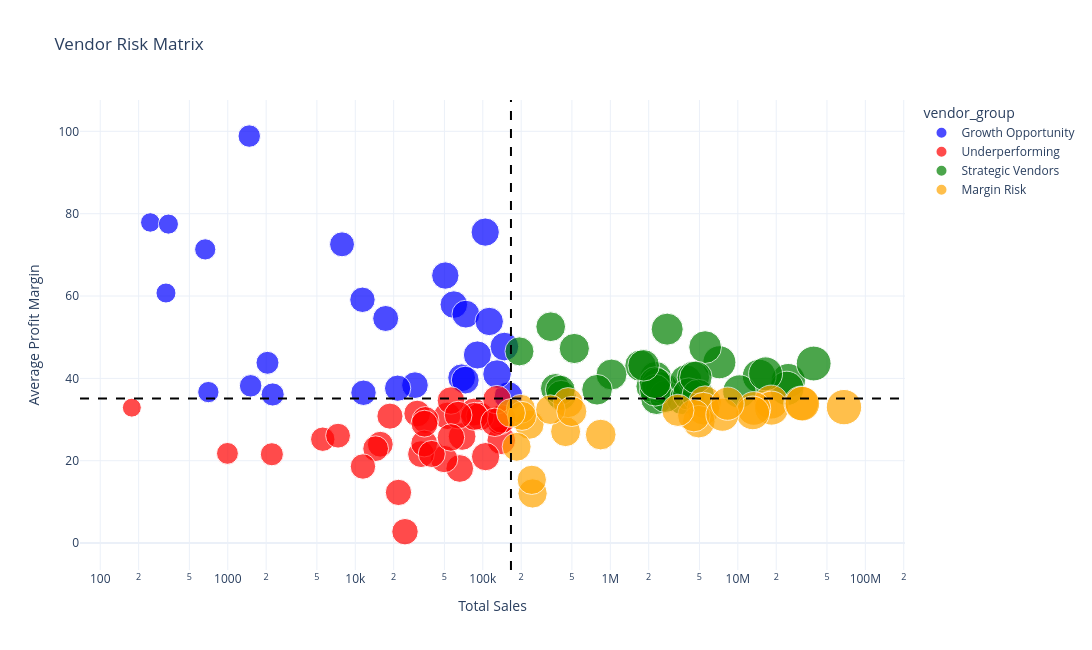

Write notebook code for a chart like this one.
### Markdown cell above
### Q. What is the distribution of vendors across strategic, risk, growth, and underperforming segments?

### Code cell
import plotly.express as px
import plotly.io as pio

pio.renderers.default = "vscode"

# vendor aggregation
vendor_perf = (
    df.groupby('vendor_name')
      .agg(
          total_sales=('total_sales_amount','sum'),
          avg_profit_margin=('profit_margin','mean')
      )
      .reset_index()
)

# thresholds
sales_threshold = vendor_perf['total_sales'].median()
margin_threshold = vendor_perf['avg_profit_margin'].median()

# classify vendors
def classify(row):
    if row['total_sales'] >= sales_threshold and row['avg_profit_margin'] >= margin_threshold:
        return "Strategic Vendors"
    elif row['total_sales'] >= sales_threshold and row['avg_profit_margin'] < margin_threshold:
        return "Margin Risk"
    elif row['total_sales'] < sales_threshold and row['avg_profit_margin'] >= margin_threshold:
        return "Growth Opportunity"
    else:
        return "Underperforming"

vendor_perf["vendor_group"] = vendor_perf.apply(classify, axis=1)

vendor_perf["size_scaled"] = np.log1p(vendor_perf["total_sales"])
# interactive scatter
fig = px.scatter(
    vendor_perf,
    x="total_sales",
    y="avg_profit_margin",
    color="vendor_group",
    hover_name="vendor_name",
    size="size_scaled",
    size_max=25,
    color_discrete_map={
        "Strategic Vendors":"green",
        "Margin Risk":"orange",
        "Growth Opportunity":"blue",
        "Underperforming":"red"
    },
    title="Vendor Risk Matrix",
    labels={
        "total_sales":"Total Sales",
        "avg_profit_margin":"Average Profit Margin"
    }
)

# quadrant lines
fig.add_vline(x=sales_threshold, line_dash="dash", line_color="black")
fig.add_hline(y=margin_threshold, line_dash="dash", line_color="black")


# improve layout
fig.update_layout(
    width=1100,
    height=650,
    template="plotly_white"
)

# log scale helps when sales are skewed
fig.update_xaxes(type="log")

fig.show()

### Figure 1 — Plotly figure (JSON) as saved in the notebook; plotly's stock layout.template omitted (floating-point values rounded to 4 significant figures)
{"data": [{"hovertemplate": "<b>%{hovertext}</b><br><br>vendor_group=Growth Opportunity<br>Total Sales=%{x}<br>Average Profit Margin=%{y}<br>size_scaled=%{marker.size}<extra></extra>", "hovertext": ["ADAMBA IMPORTS INTL INC", "ALISA CARR BEVERAGES", "AMERICAN SPIRITS EXCHANGE", "ATLANTIC IMPORTING COMPANY", "BLACK PRINCE DISTILLERY INC", "BLACK ROCK SPIRITS LLC", "CAPSTONE INTERNATIONAL", "DUGGANS DISTILLED PRODUCTS", "FANTASY FINE WINES CORP", "FLAVOR ESSENCE INC", "FORTUNE WINE BROKERS LLC", "HOOD RIVER DISTILLERS, Inc.", "IRA GOLDMAN AND WILLIAMS, LLP", "KLIN SPIRITS LLC", "MILTONS DISTRIBUTING CO", "NICHE W & S", "POVERTY LANE ORCHARDS", "R.P.IMPORTS INC", "Russian Standard Vodka", "SEA BREEZE CELLARS LLC", "SILVER MOUNTAIN CIDERS", "STAR INDUSTRIES INC.", "SURVILLE ENTERPRISES CORP", "THE PIERPONT GROUP LLC", "TY KU LLC", "VINEDREA WINES LLC"], "legendgroup": "Growth Opportunity", "marker": {"color": "blue", "size": [6.559, 11.56, 7.321, 10.99, 9.359, 7.626, 5.513, 11.98, 5.795, 7.297, 11.13, 10.29, 6.503, 11.9, 7.719, 11.42, 11.21, 10.84, 11.63, 11.77, 5.839, 8.971, 11.2, 9.759, 9.975, 9.34], "sizemode": "area", "sizeref": 0.02886, "symbol": "circle"}, "mode": "markers", "name": "Growth Opportunity", "orientation": "v", "showlegend": true, "type": "scatter", "x": [704.5, 104500.0, 1511.0, 59270.0, 11600.0, 2049.0, 246.9, 159300.0, 327.6, 1474.0, 68260.0, 29380.0, 665.8, 147700.0, 2250.0, 90720.0, 73640.0, 50810.0, 112300.0, 129300.0, 342.5, 7871.0, 72830.0, 17320.0, 21480.0, 11390.0], "xaxis": "x", "y": [36.67, 75.53, 38.19, 57.92, 36.51, 43.78, 77.87, 35.68, 60.73, 98.85, 40.15, 38.35, 71.33, 47.73, 36.09, 45.69, 55.6, 64.98, 53.82, 41.05, 77.47, 72.56, 39.58, 54.55, 37.61, 59.09], "yaxis": "y"}, {"hovertemplate": "<b>%{hovertext}</b><br><br>vendor_group=Underperforming<br>Total Sales=%{x}<br>Average Profit Margin=%{y}<br>size_scaled=%{marker.size}<extra></extra>", "hovertext": ["ALTAMAR BRANDS LLC", "AMERICAN VINTAGE BEVERAGE", "BRONCO WINE COMPANY", "BULLY BOY DISTILLERS", "CANDIA VINEYARDS", "CENTEUR IMPORTS LLC", "Circa Wines", "DJINN SPIRITS LLC", "Dunn Wine Brokers", "FULCHINO VINEYARD INC", "HAUNTING WHISPER VYDS", "HIGHLAND WINE MERCHANTS LLC", "INCREDIBREW INC", "JEWELL TOWNE VINEYARDS", "LAIRD & CO", "MOONLIGHT MEADERY", "PARK STREET IMPORTS LLC", "PREMIER DISTRIBUTORS", "PREMIUM PORT WINES, INC.", "SEA HAGG DISTILLERY LLC", "SMOKY QUARTZ DISTILLERY LLC", "SOUTHERN GLAZERS W&S OF NE", "STELLAR IMPORTING CO LLC", "SWEETWATER FARM", "TAKARA SAKE USA INC", "TALL SHIP DISTILLERY LLC", "TAMWORTH DISTILLING", "THE IMPORTED GRAPE LLC", "UNCORKED", "VINEXTRA INC", "WALPOLE MTN VIEW WINERY", "WEIN BAUER INC", "ZORVINO VINEYARDS"], "legendgroup": "Underperforming", "marker": {"color": "red", "size": [9.662, 11.85, 7.704, 11.1, 10.87, 8.623, 10.33, 10.82, 11.14, 9.578, 8.899, 6.903, 10.48, 11.35, 11.82, 11.46, 10.94, 11.56, 11.36, 11.86, 10.4, 10.46, 10.46, 9.99, 11.07, 10.59, 10.11, 9.837, 5.181, 11.77, 9.349, 10.94, 11.73], "sizemode": "area", "sizeref": 0.02886, "symbol": "circle"}, "mode": "markers", "name": "Underperforming", "orientation": "v", "showlegend": true, "type": "scatter", "x": [15710.0, 139600.0, 2217.0, 65960.0, 52620.0, 5559.0, 30590.0, 49770.0, 68830.0, 14440.0, 7326.0, 994.5, 35510.0, 85230.0, 136100.0, 95210.0, 56260.0, 105200.0, 86060.0, 140900.0, 32780.0, 34730.0, 34860.0, 21810.0, 64080.0, 39790.0, 24540.0, 18700.0, 176.9, 129100.0, 11480.0, 56220.0, 124200.0], "xaxis": "x", "y": [24.0, 24.97, 21.57, 18.11, 30.9, 25.22, 31.46, 20.41, 25.89, 22.93, 26.09, 21.78, 29.9, 31.81, 29.78, 30.76, 34.62, 20.99, 30.77, 30.15, 21.6, 24.18, 29.0, 12.3, 31.08, 21.64, 2.76, 30.83, 32.89, 34.83, 18.59, 25.65, 29.34], "yaxis": "y"}, {"hovertemplate": "<b>%{hovertext}</b><br><br>vendor_group=Strategic Vendors<br>Total Sales=%{x}<br>Average Profit Margin=%{y}<br>size_scaled=%{marker.size}<extra></extra>", "hovertext": ["BACARDI USA INC", "BANFI PRODUCTS CORP", "CASTLE BRANDS CORP.", "CONSTELLATION BRANDS INC", "CRUSH WINES", "DELICATO VINEYARDS INC", "DIAGEO CHATEAU ESTATE WINES", "DISARONNO INTERNATIONAL LLC", "EDRINGTON AMERICAS", "FLAG HILL WINERY & VINEYARD", "FREDERICK WILDMAN & SONS", "HEAVEN HILL DISTILLERIES", "KOBRAND CORPORATION", "LUXCO INC", "M S WALKER INC", "MARTIGNETTI COMPANIES", "MHW LTD", "PALM BAY INTERNATIONAL INC", "PERFECTA WINES", "PHILLIPS PRODUCTS CO.", "PINE STATE TRADING CO", "PROXIMO SPIRITS INC.", "REMY COINTREAU USA INC", "SIDNEY FRANK IMPORTING CO", "SOUTHERN WINE & SPIRITS NE", "STATE WINE & SPIRITS", "STE MICHELLE WINE ESTATES", "Serralles Usa LLC", "TREASURY WINE ESTATES", "ULTRA BEVERAGE COMPANY LLP", "VINEYARD BRANDS INC", "VINILANDIA USA", "VRANKEN AMERICA", "WESTERN SPIRITS BEVERAGE CO"], "legendgroup": "Strategic Vendors", "marker": {"color": "green", "size": [17.03, 14.78, 14.63, 17.0, 12.82, 14.65, 14.56, 14.36, 14.74, 12.93, 13.84, 15.12, 14.84, 14.81, 16.5, 17.49, 14.66, 15.18, 15.78, 13.17, 15.32, 16.15, 15.23, 14.63, 15.53, 14.62, 15.4, 12.18, 15.36, 16.62, 14.42, 13.58, 12.74, 12.91], "sizemode": "area", "sizeref": 0.02886, "symbol": "circle"}, "mode": "markers", "name": "Strategic Vendors", "orientation": "v", "showlegend": true, "type": "scatter", "x": [24850000.0, 2632000.0, 2269000.0, 24220000.0, 370600.0, 2307000.0, 2115000.0, 1725000.0, 2522000.0, 411800.0, 1022000.0, 3669000.0, 2792000.0, 2706000.0, 14710000.0, 39330000.0, 2336000.0, 3916000.0, 7166000.0, 521900.0, 4480000.0, 10290000.0, 4129000.0, 2256000.0, 5541000.0, 2246000.0, 4890000.0, 193900.0, 4687000.0, 16500000.0, 1825000.0, 786900.0, 340800.0, 405300.0], "xaxis": "x", "y": [39.44, 37.56, 40.26, 37.57, 37.56, 35.08, 38.07, 43.08, 37.76, 35.88, 40.94, 35.14, 51.96, 35.61, 40.55, 43.6, 38.65, 39.38, 43.91, 47.26, 40.25, 36.8, 36.2, 37.12, 47.59, 38.95, 35.82, 46.56, 40.26, 41.1, 43.17, 37.23, 52.55, 37.14], "yaxis": "y"}, {"hovertemplate": "<b>%{hovertext}</b><br><br>vendor_group=Margin Risk<br>Total Sales=%{x}<br>Average Profit Margin=%{y}<br>size_scaled=%{marker.size}<extra></extra>", "hovertext": ["BROWN-FORMAN CORP", "CALEDONIA SPIRITS INC", "CAMPARI AMERICA", "CHARLES JACQUIN ET CIE INC", "DIAGEO NORTH AMERICA INC", "E & J GALLO WINERY", "FABRIZIA SPIRITS LLC", "JIM BEAM BRANDS COMPANY", "LABELLE VYDS AND WINERY", "LATITUDE BEVERAGE COMPANY", "MAJESTIC FINE WINES", "MANGO BOTTLING INC", "MARSALLE COMPANY", "MCCORMICK DISTILLING CO", "MOET HENNESSY USA INC", "OLE SMOKY DISTILLERY LLC", "PERNOD RICARD USA", "PSP WINES", "SAZERAC CO INC", "SAZERAC NORTH AMERICA INC.", "SHAW ROSS INT L IMP LTD", "STOLI GROUP,(USA) LLC", "SWEET BABY VINEYARD", "TRINCHERO FAMILY ESTATES", "WILLIAM GRANT & SONS INC", "WINE GROUP INC"], "legendgroup": "Margin Risk", "marker": {"color": "orange", "size": [16.72, 12.41, 15.53, 13.01, 18.03, 16.73, 12.35, 17.26, 12.2, 13.05, 15.5, 12.4, 12.22, 12.73, 16.41, 13.12, 17.28, 12.02, 16.39, 15.41, 13.64, 15.32, 12.12, 15.04, 15.84, 15.93], "sizemode": "area", "sizeref": 0.02886, "symbol": "circle"}, "mode": "markers", "name": "Margin Risk", "orientation": "v", "showlegend": true, "type": "scatter", "x": [18250000.0, 245800.0, 5536000.0, 446000.0, 67990000.0, 18400000.0, 232100.0, 31420000.0, 198900.0, 466900.0, 5375000.0, 242300.0, 202900.0, 338900.0, 13360000.0, 498600.0, 32060000.0, 166300.0, 13100000.0, 4942000.0, 840700.0, 4519000.0, 184300.0, 3389000.0, 7570000.0, 8304000.0], "xaxis": "x", "y": [34.24, 12.05, 34.2, 27.07, 33.01, 32.77, 28.76, 33.93, 32.6, 34.11, 32.64, 15.36, 30.89, 32.39, 32.7, 31.96, 33.84, 31.59, 31.61, 29.48, 26.35, 30.95, 23.38, 32.24, 31.17, 33.85], "yaxis": "y"}], "layout": {"height": 650, "legend": {"itemsizing": "constant", "title": {"text": "vendor_group"}, "tracegroupgap": 0}, "shapes": [{"line": {"color": "black", "dash": "dash"}, "type": "line", "x0": 166300.0, "x1": 166300.0, "xref": "x", "y0": 0, "y1": 1, "yref": "y domain"}, {"line": {"color": "black", "dash": "dash"}, "type": "line", "x0": 0, "x1": 1, "xref": "x domain", "y0": 35.08, "y1": 35.08, "yref": "y"}], "title": {"text": "Vendor Risk Matrix"}, "width": 1100, "xaxis": {"anchor": "y", "domain": [0, 1], "title": {"text": "Total Sales"}, "type": "log"}, "yaxis": {"anchor": "x", "domain": [0, 1], "title": {"text": "Average Profit Margin"}}}}
